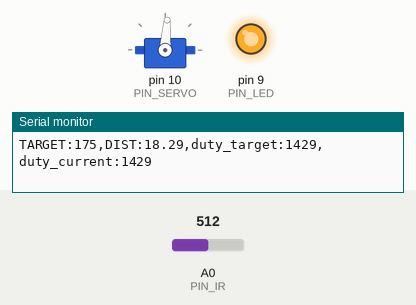
This sketch was run on a simulated Arduino Uno, built with avr-gcc and run on an emulated ATmega328P. Shown: servo, output pins drawn as LEDs (lit = HIGH), the last lines printed to the serial monitor. Inputs (shaded band) come from the test bench; at power-on: A0 (PIN_IR) = 512.

Above: at 1.2 s.
1.3 s: A0 (PIN_IR) set to 295
2.8 s: A0 (PIN_IR) set to 274
At 4.2 s:
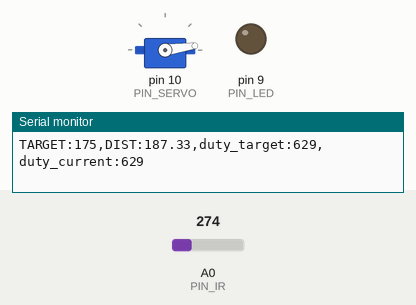
5.0 s: A0 (PIN_IR) set to 306
At 5.15 s:
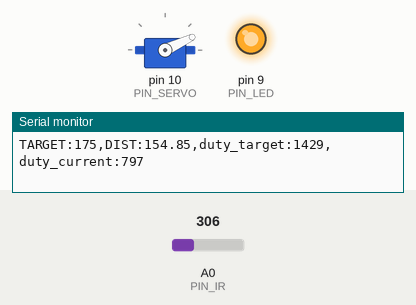
7.2 s: A0 (PIN_IR) set to 165
At 7.66 s:
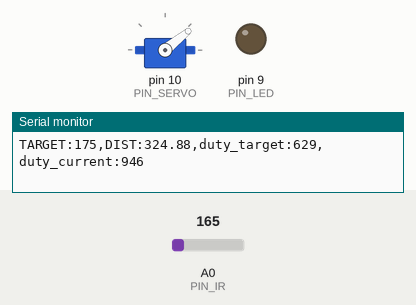
9.4 s: A0 (PIN_IR) set to 900
At 9.91 s:
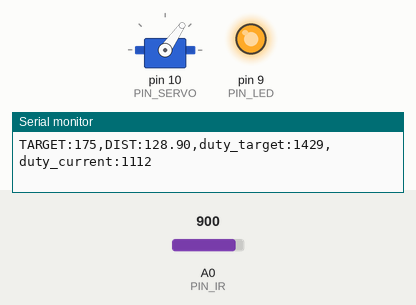
Timing chart, 0 to 12.4 s (numbered marks = the images above; inputs shaded):
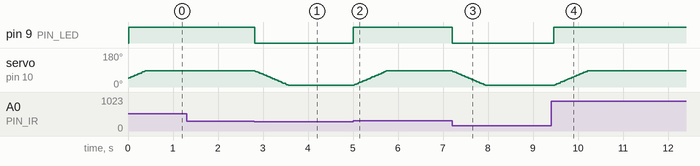

The sketch:

22_bbc_20243091.ino
```cpp
#include <Servo.h>

// Arduino pin assignment
#define PIN_LED   9
#define PIN_SERVO 10
#define PIN_IR    A0

// Event interval parameters
#define _INTERVAL_DIST     20// distance sensor interval (unit: ms)
#define _INTERVAL_SERVO   20 // servo interval (unit: ms)
#define _INTERVAL_SERIAL  20 // serial interval (unit: ms)

// EMA filter configuration for the IR distance sensor
#define _EMA_ALPHA 0.38    // EMA weight of new sample (range: 0 to 1)
                          // Setting EMA to 1 effectively disables EMA filter.

// Servo adjustment - Set _DUTY_MAX, _NEU, _MIN with your own numbers
#define _DUTY_MAX 1775// 2000
#define _DUTY_NEU 1029 // 1500
#define _DUTY_MIN 500// 1000

#define _SERVO_ANGLE_DIFF  82  // Replace with |D - E| degree
#define _SERVO_SPEED       70  // servo speed

#define _BANGBANG_RANGE    400  // duty up and down for bangbang control

// Target Distance
#define _DIST_TARGET    175 // Center of the rail (unit:mm)

// global variables

Servo myservo;

float dist_ema;     // unit: mm

int duty_change_per_interval; // maximum duty difference per interval
int duty_target;    // Target duty
int duty_current;      // Current duty
int duty_adj;       // Level adjustment

unsigned long last_sampling_time_dist;   // unit: msec
unsigned long last_sampling_time_servo;  // unit: msec
unsigned long last_sampling_time_serial; // unit: msec

bool event_dist, event_servo, event_serial; // event triggered?

void setup()
{
  // initialize GPIO pins
  pinMode(PIN_LED,OUTPUT);
  myservo.attach(PIN_SERVO);

  duty_target = duty_current = _DUTY_NEU;
  myservo.writeMicroseconds(duty_current);

  // initialize serial port
  Serial.begin(1000000);

  // convert angular speed into duty change per interval.
  duty_change_per_interval =
    (float)(_DUTY_MAX - _DUTY_MIN) * ((float)_SERVO_SPEED / _SERVO_ANGLE_DIFF) * (_INTERVAL_SERVO / 1000.0);
}

void loop()
{
  unsigned long time_curr = millis();

  // wait until next event time
  if (time_curr >= (last_sampling_time_dist + _INTERVAL_DIST)) {
        last_sampling_time_dist += _INTERVAL_DIST;
        event_dist = true;
  }
  if (time_curr >= (last_sampling_time_servo + _INTERVAL_SERVO)) {
        last_sampling_time_servo += _INTERVAL_SERVO;
        event_servo = true;
  }
  if (time_curr >= (last_sampling_time_serial + _INTERVAL_SERIAL)) {
        last_sampling_time_serial += _INTERVAL_SERIAL;
        event_serial = true;
  }

  if (event_dist) {
    float dist_filtered; // unit: mm
    event_dist = false;

    // get a distance reading from the distance sensor
    dist_filtered = volt_to_distance(ir_sensor_filtered(10, 0.5, 0));
    dist_ema = _EMA_ALPHA * dist_filtered + (1.0 - _EMA_ALPHA) * dist_ema;

    // bang bang control
    if (dist_ema > _DIST_TARGET) {
      duty_target = _DUTY_NEU - _BANGBANG_RANGE;
      digitalWrite(PIN_LED, 0);
    } else if (dist_ema < _DIST_TARGET) {
      duty_target = _DUTY_NEU + _BANGBANG_RANGE;
      digitalWrite(PIN_LED, 1);
    }
  }

  if (event_servo) {
    event_servo = false;

    // adjust duty_current toward duty_target by duty_change_per_interval
    if (duty_target > duty_current) {
      duty_current += duty_change_per_interval;
      if (duty_current > duty_target)
          duty_current = duty_target;
    } else if (duty_target < duty_current) {
      duty_current -= duty_change_per_interval;
      if (duty_current < duty_target)
        duty_current = duty_target;
    }

    // servo arm protection
    if (duty_current < _DUTY_MIN)
      duty_current = _DUTY_MIN;
    else if (duty_current > _DUTY_MAX)
      duty_current = _DUTY_MAX;

    // update servo position
    myservo.writeMicroseconds(duty_current);
  }

  if (event_serial) {
    event_serial = false;

    // output the read value to the serial port
    Serial.print("TARGET:"); Serial.print(_DIST_TARGET);
    Serial.print(",DIST:"); Serial.print(dist_ema);
    Serial.print(",duty_target:"); Serial.print(duty_target);
    Serial.print(",duty_current:"); Serial.println(duty_current);
  }
}

float volt_to_distance(int a_value)
{
  // Replace line into your own equation
  // return (6762.0 / (a_value - 9) - 4.0) * 10.0;
  return 605 + (-1.96)*a_value + 1.59e-3*a_value*a_value;
}

int compare(const void *a, const void *b) {
  return (*(unsigned int *)a - *(unsigned int *)b);
}

unsigned int ir_sensor_filtered(unsigned int n, float position, int verbose)
{
  // Eliminate spiky noise of an IR distance sensor by repeating measurement and taking a middle value
  // n: number of measurement repetition
  // position: the percentile of the sample to be taken (0.0 <= position <= 1.0)
  // verbose: 0 - normal operation, 1 - observing the internal procedures, and 2 - calculating elapsed time.
  // Example 1: ir_sensor_filtered(n, 0.5, 0) => return the median value among the n measured samples.
  // Example 2: ir_sensor_filtered(n, 0.0, 0) => return the smallest value among the n measured samples.
  // Example 3: ir_sensor_filtered(n, 1.0, 0) => return the largest value among the n measured samples.

  // The output of Sharp infrared sensor includes lots of spiky noise.
  // To eliminate such a spike, ir_sensor_filtered() performs the following two steps:
  // Step 1. Repeat measurement n times and collect n * position smallest samples, where 0 <= postion <= 1.
  // Step 2. Return the position'th sample after sorting the collected samples.

  // returns 0, if any error occurs

  unsigned int *ir_val, ret_val;
  unsigned int start_time;

  if (verbose >= 2)
    start_time = millis();

  if ((n == 0) || (n > 100) || (position < 0.0) || (position > 1))
    return 0;

  if (position == 1.0)
    position = 0.999;

  if (verbose == 1) {
    Serial.print("n: "); Serial.print(n);
    Serial.print(", position: "); Serial.print(position);
    Serial.print(", ret_idx: ");  Serial.println((unsigned int)(n * position));
  }

  ir_val = (unsigned int *)malloc(sizeof(unsigned int) * n);
  if (ir_val == NULL)
    return 0;

  if (verbose == 1)
    Serial.print("IR:");

  for (int i = 0; i < n; i++) {
    ir_val[i] = analogRead(PIN_IR);
    if (verbose == 1) {
        Serial.print(" ");
        Serial.print(ir_val[i]);
    }
  }

  if (verbose == 1)
    Serial.print  ("  => ");

  qsort(ir_val, n, sizeof(unsigned int), compare);
  ret_val = ir_val[(unsigned int)(n * position)];

  if (verbose == 1) {
    for (int i = 0; i < n; i++) {
        Serial.print(" ");
        Serial.print(ir_val[i]);
    }
    Serial.print(" :: ");
    Serial.println(ret_val);
  }
  free(ir_val);

  if (verbose >= 2) {
    Serial.print("Elapsed time: "); Serial.print(millis() - start_time); Serial.println("ms");
  }

  return ret_val;
}
```

Measured:
- the behaviour switches between 286 and 285 on A0 (PIN_IR) (found by bisection; images 0 and 1)
- after the input at 2.8 s, pin 9 (PIN_LED): HIGH → LOW at once; servo on pin 10 (PIN_SERVO): moves from 86° to 8° over 0.74 s, starting at once
- after the input at 5.0 s, pin 9 (PIN_LED): LOW → HIGH at once; servo on pin 10 (PIN_SERVO): moves from 8° to 86° over 0.74 s, starting at once
- after the input at 7.2 s, pin 9 (PIN_LED): HIGH → LOW at once; servo on pin 10 (PIN_SERVO): moves from 86° to 8° over 0.74 s, starting at once
- after the input at 9.4 s, pin 9 (PIN_LED): LOW → HIGH after 0.06 s; servo on pin 10 (PIN_SERVO): moves from 8° to 86° over 0.74 s, starting after 0.06 s
